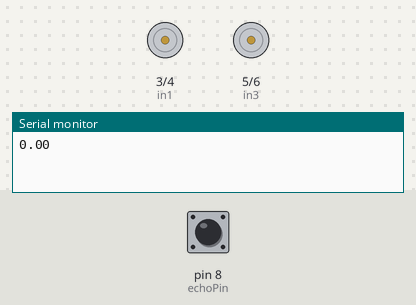
Simulated run of this sketch. Board: Arduino Uno, built with avr-gcc and run on an emulated ATmega328P. Parts: motor-driver pin pairs drawn as motors (green arrow = first pin HIGH = forward, orange = second pin HIGH = backward, longer = more drive), the last lines printed to the serial monitor. The test bench sets the inputs (shaded band); at power-on: pin 8 (echoPin) LOW.

Above: at 1.2 s.
1.3 s: pin 8 (echoPin) pulsed HIGH 5 times (0.12 s each, 0.3 s apart)
At 3.4 s:
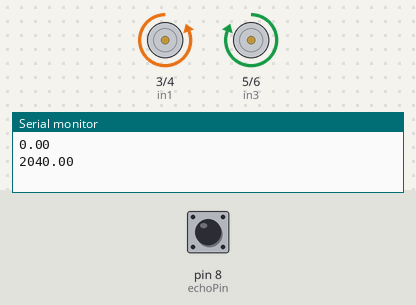
At 4.8 s:
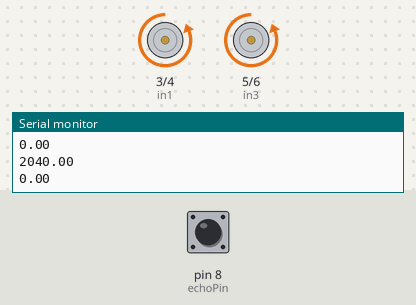
Timing chart, 0 to 11.8 s (numbered marks = the images above; inputs shaded):
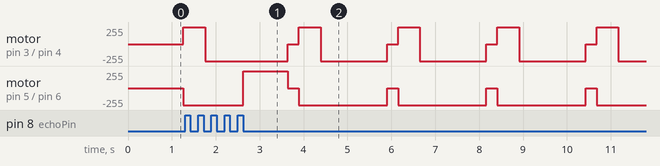

The sketch:

Ultrasonic.ino
```cpp
const int in1=3;
const int in2=4;
const int in3=5;
const int in4=6;

const int trigPin= 7;
const int echoPin= 8;


float duration,distance,value;

void setup(){

pinMode(in1,OUTPUT);
pinMode(in2,OUTPUT);
pinMode(in3,OUTPUT);
pinMode(in4,OUTPUT);
pinMode(trigPin,OUTPUT);
pinMode(echoPin,INPUT);
Serial.begin(9600);
}

void loop(){
 value=ping();
  Serial.println(value);
  delay(10);
  if (value<20){
  stp();
  delay(250);
  bwd();
  delay(500);
  rgt();
   delay(500);
  } else {
    fwd();
  }
}

void fwd(){
  digitalWrite(in1,LOW);//A
  digitalWrite(in2,HIGH);//B
  digitalWrite(in3,HIGH);//C
  digitalWrite(in4,LOW);//D

}

void bwd(){
  digitalWrite(in1,HIGH);
  digitalWrite(in2,LOW);
  digitalWrite(in3,LOW);
  digitalWrite(in4,HIGH);
}

void lft(){
  digitalWrite(in1,HIGH);
  digitalWrite(in2,LOW);
  digitalWrite(in3,HIGH);
  digitalWrite(in4,LOW);
}

void rgt(){
  digitalWrite(in1,LOW);
  digitalWrite(in2,HIGH);
  digitalWrite(in3,LOW);
  digitalWrite(in4,HIGH);
}

void stp(){
  digitalWrite(in1,LOW);
  digitalWrite(in2,LOW);
  digitalWrite(in3,LOW);
  digitalWrite(in4,LOW);
}

int ping(){
  digitalWrite(trigPin,LOW);
  delayMicroseconds(10);
  digitalWrite(trigPin,HIGH);
  delayMicroseconds(10);
  duration=pulseIn(echoPin,HIGH);
  distance=duration*0.034/2;
  return distance;
}
```

Measured:
- by itself, motor on pin 3 (in1) / pin 4 (in2): repeats every 2.3 s: stopped 0.25 s, forward 255/255 0.50 s, backward 255/255 1.5 s
- by itself, motor on pin 5 (in3) / pin 6 (in4): repeats every 2.3 s: stopped 0.25 s, backward 255/255 2.0 s
